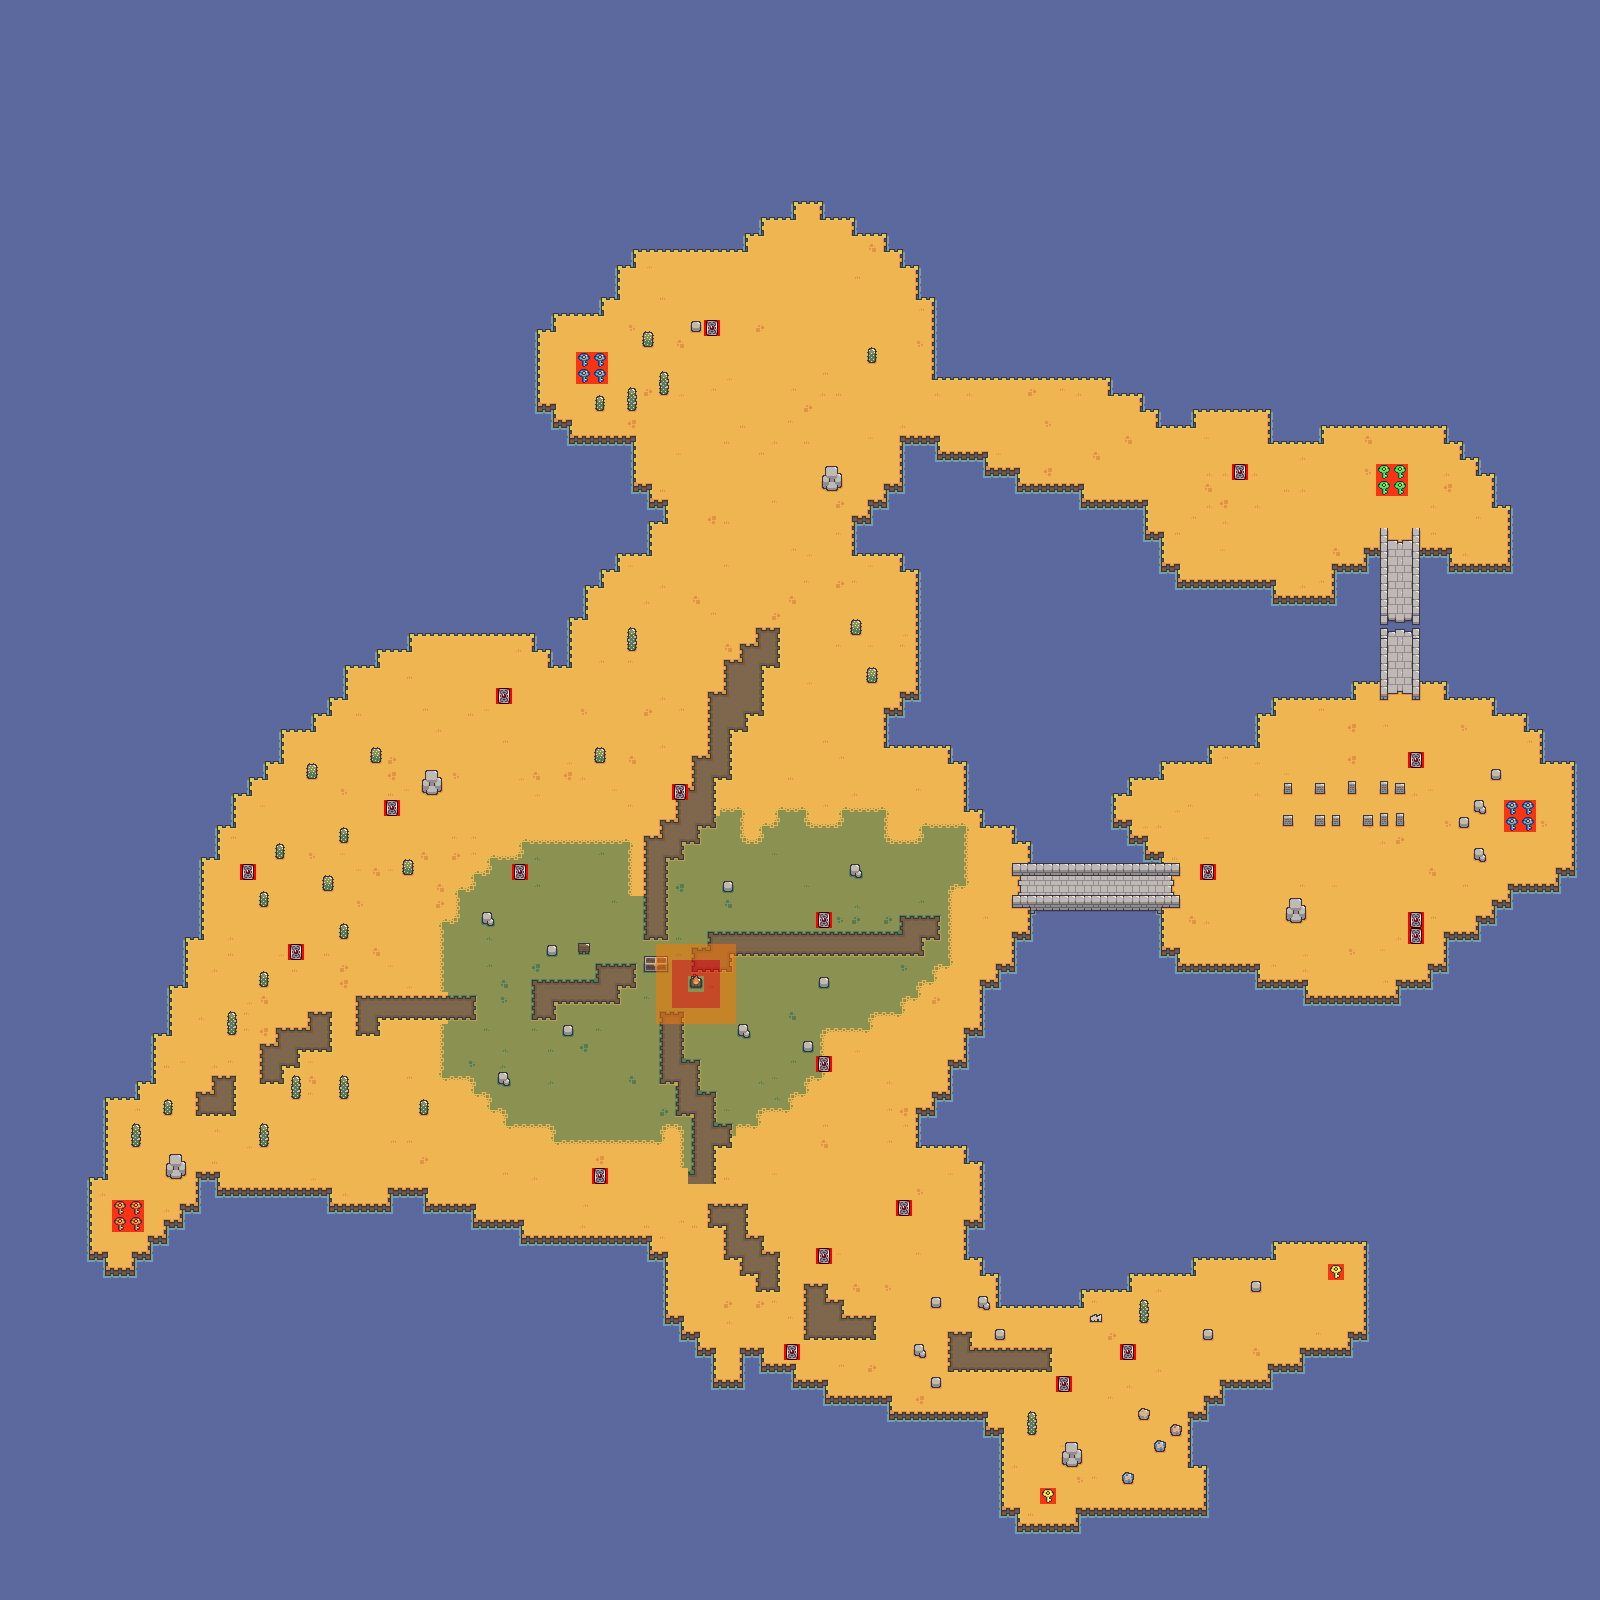

This game map was drawn from its Tiled (.tmx) file and the tilesets committed beside it. A one-line description and the trimmed map source follow:
An orthogonal 100x100 tile map with 16x16 px tiles, 6 tile layers (terrain, environment, campfire, keys, ...), 4 tilesets.

<map version="1.10" tiledversion="1.10.2" orientation="orthogonal" renderorder="right-down" width="100" height="100" tilewidth="16" tileheight="16" infinite="0" nextlayerid="8" nextobjectid="1">
 <editorsettings>
  <export target="map1..csv" format="csv" />
 </editorsettings>
 <tileset firstgid="1" source="tilemap.tsx" />
 <tileset firstgid="8041" source="key_tilemap.tsx" />
 <tileset firstgid="8141" source="map_cards_tilemap.tsx" />
 <tileset firstgid="8241" source="campfire_healing_tilemap.tsx" />
 <layer id="1" name="terrain" width="100" height="100">
  <data>[10000 cells, 10000 non-empty, 109 distinct tile ids]</data>
 </layer>
 <layer id="2" name="environment" width="100" height="100">
  <data>[10000 cells, 141 non-empty, 35 distinct tile ids]</data>
 </layer>
 <layer id="7" name="campfire" width="100" height="100">
  <data>[10000 cells, 24 non-empty, 2 distinct tile ids]</data>
 </layer>
 <layer id="3" name="keys" width="100" height="100">
  <data>[10000 cells, 18 non-empty, 4 distinct tile ids]</data>
 </layer>
 <layer id="5" name="loot" width="100" height="100">
  <data>[10000 cells, 20 non-empty, 1 distinct tile ids]</data>
 </layer>
 <layer id="6" name="Fake loot" width="100" height="100">
  <data>[10000 cells, 0 non-empty, 0 distinct tile ids]</data>
 </layer>
</map>
